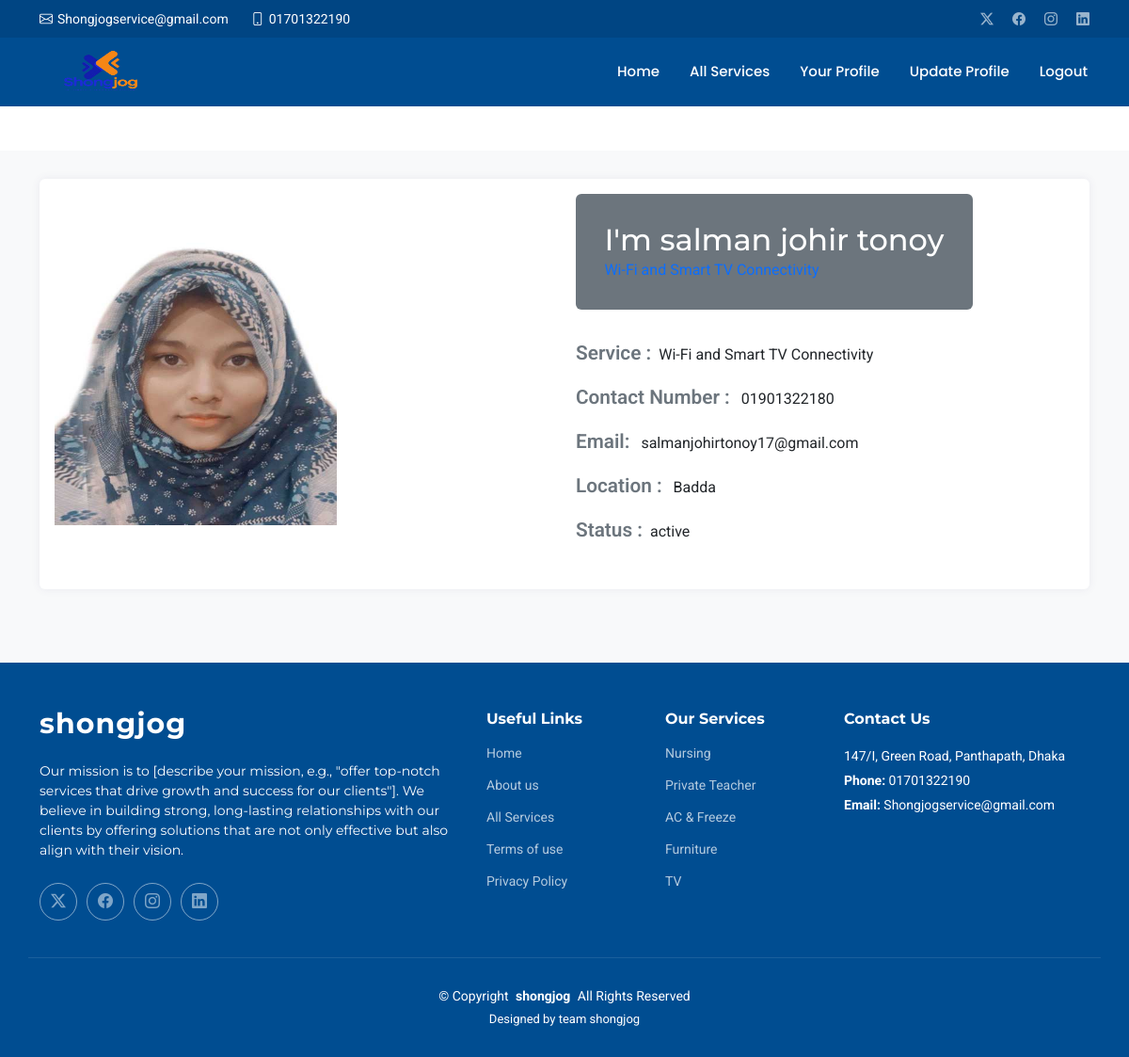
Screenshot of /profile/ (signed in) with the database file from the repository.
### shongjog/models.py (models this page shows, shortened)
class Infomation_Home(models.Model):
    gmail = models.CharField(max_length=255, blank=True, null=True)
    contact_number = models.CharField(max_length=20)
    address = models.CharField(max_length=200)
    open_hour = models.CharField(max_length=100)
    footer_description = models.TextField(blank=True, null=True)
    copyright = models.CharField(max_length=100)
    design = models.CharField(max_length=100)

class Registration(models.Model):
    user = models.OneToOneField(User, on_delete=models.CASCADE , blank=True, null=True)  # Linked with Django's User model
    phone_number = models.CharField(max_length=15)
    status = models.CharField(max_length=8, choices=[('active', 'Active'), ('inactive', 'Inactive')], default='active')
    occupation = models.CharField(max_length=100)
    area = models.CharField(max_length=100 , blank=True, null=True)
    picture = models.ImageField(upload_to='profile_pictures/', blank=True, null=True)

### all_services/models.py (models this page shows, shortened)
class Services(models.Model):
    service_name = models.CharField(max_length=200)
    image_1 = models.ImageField(upload_to="image/", null=True, blank=True)
    image_2 = models.ImageField(upload_to="image/", null=True, blank=True)
    image_3 = models.ImageField(upload_to="image/", null=True, blank=True)

### shongjog/views.py (the view)
# urls.py: path('profile/', views.profile, name='profile'),
def profile(request):
    registration = get_object_or_404(Registration, user=request.user)
    info_home = get_object_or_404(Infomation_Home)
    search_todo = Services.objects.prefetch_related('service_items').all()
    context = {
        'registration': registration,
        'info_home': info_home,
        'search_todo' : search_todo,
    }
    return render(request, 'profile.html', context)

### templates/profile.html (shortened to what this page needs)
{% load static %}
<!DOCTYPE html>
<html lang="en">
  <head>
    <link
      href="/static/assets/vendor/bootstrap/css/bootstrap.min.css"
      rel="stylesheet"
    />
    <link
      href="/static/assets/vendor/bootstrap-icons/bootstrap-icons.css"
      rel="stylesheet"
    />
    <link href="/static/assets/vendor/aos/aos.css" rel="stylesheet" />
    <link
      href="/static/assets/vendor/glightbox/css/glightbox.min.css"
      rel="stylesheet"
    />
    <link
      href="/static/assets/vendor/swiper/swiper-bundle.min.css"
      rel="stylesheet"
    />
    <link href="/static/assets/css/main.css" rel="stylesheet" />
  </head>
  <body class="index-page">
    <header id="header" class="header fixed-top">
      <div class="topbar d-flex align-items-center">
        <div
          class="container d-flex justify-content-center justify-content-md-between"
        >
          <div class="contact-info d-flex align-items-center">
            <i class="bi bi-envelope d-flex align-items-center"
              ><a href="mailto:contact@example.com">{{ info_home.gmail }}</a></i
            >
            <i class="bi bi-phone d-flex align-items-center ms-4"
              ><span>{{ info_home.contact_number }}</span></i
            >
          </div>
          <div class="social-links d-none d-md-flex align-items-center">
            <a href="#" class="twitter"><i class="bi bi-twitter-x"></i></a>
            <a href="#" class="facebook"><i class="bi bi-facebook"></i></a>
            <a href="#" class="instagram"><i class="bi bi-instagram"></i></a>
            <a href="#" class="linkedin"><i class="bi bi-linkedin"></i></a>
          </div>
        </div>
      </div>
      <div class="branding d-flex align-items-cente">
        <div
          class="container position-relative d-flex align-items-center justify-content-between"
        >
          <a href="/" class="logo d-flex align-items-center">
            <h1 class="sitename">
              <img src="/static/assets/img/logo.png" alt="" />
            </h1>
          </a>
          <nav id="navmenu" class="navmenu">
            <ul>
              <li>
                <a href="/">Home<br/></a>
              </li>
              <li><a href="/all_services/">All Services</a></li>
              {% if user.is_authenticated %}
              <li><a href="{% url 'profile' %}">Your Profile</a></li>
              {% else %}
              <li><a href="{% url 'login' %}">Log In</a></li>
              {% endif %}
              <li><a href="{% url 'update_profile' %}">Update Profile</a></li>
              <li><a href="{% url 'logout' %}?next=/" >Logout</a></li>
            </ul>
          </nav>
        </div>
      </div>
    </header>
    <main class="main" style="margin-top:20vh;">
        <section class="bg-light">
            <div class="container">
                <div class="row">
                    <div class="col-lg-12 mb-4 mb-sm-5">
                        <div class="card card-style1 border-0">
                            <div class="card-body p-1-9 p-sm-2-3 p-md-6 p-lg-7">
                                <div class="row align-items-center">
                                    <div class="col-lg-6 mb-4 mb-lg-0">
                                        {% if  registration.picture  %}
                                        <img style = "width: 300px;height : 300px;" src="{{ registration.picture.url }}" alt="...">
                                        {% else %}
                                        <img style = "width: 300px;height : 300px;" src="https://static.vecteezy.com/system/resources/thumbnails/027/951/137/small_2x/stylish-spectacles-guy-3d-avatar-character-illustrations-png.png" alt="...">
                                        {% endif %}
                                    </div>
                                    <div class="col-lg-6 px-xl-10">
                                        <div class="bg-secondary d-lg-inline-block py-1-9 px-1-9 px-sm-6 mb-1-9 rounded">
                                            <h3 class="h2 text-white mb-0">I'm {{ registration.user.first_name }} {{ registration.user.last_name }}</h3>
                                            <span class="text-primary">{{ registration.occupation}}</span>
                                        </div>
                                        <ul class="list-unstyled mb-1-9">
                                            <li class="mb-2 mb-xl-3 display-28"><span class="display-26 text-secondary me-2 font-weight-600">Service :</span>{{ registration.occupation}} </li>
                                            <li class="mb-2 mb-xl-3 display-28"><span class="display-26 text-secondary me-2 font-weight-600">Contact Number :</span> {{ registration.phone_number }}</li>
                                            <li class="mb-2 mb-xl-3 display-28"><span class="display-26 text-secondary me-2 font-weight-600">Email:</span> {{ registration.user.email }}</li>
                                            <li class="mb-2 mb-xl-3 display-28"><span class="display-26 text-secondary me-2 font-weight-600">Location :</span> {{ registration.area }}</li>
                                            <li class="display-28"><span class="display-26 text-secondary me-2 font-weight-600">Status :</span>{{ registration.status }}</li>
                                        </ul>
                                    </div>
                                </div>
                            </div>
                        </div>
                    </div>
                </div>
            </div>
        </section>
    </main>
    <footer id="footer" class="footer accent-background">
      <div class="container footer-top">
        <div class="row gy-4">
          <div class="col-lg-5 col-md-12 footer-about">
            <a href="/" class="logo d-flex align-items-center">
              <span class="sitename">shongjog</span>
            </a>
            <p>
              {{ info_home.footer_description }}
            </p>
            <div class="social-links d-flex mt-4">
              <a href=""><i class="bi bi-twitter-x"></i></a>
              <a href=""><i class="bi bi-facebook"></i></a>
              <a href=""><i class="bi bi-instagram"></i></a>
              <a href=""><i class="bi bi-linkedin"></i></a>
            </div>
          </div>
          <div class="col-lg-2 col-6 footer-links">
            <h4>Useful Links</h4>
            <ul>
              <li><a href="/">Home</a></li>
              <li><a href="#about">About us</a></li>
              <li><a href="#all_services">All Services</a></li>
              <li><a href="/">Terms of use</a></li>
              <li><a href="/">Privacy Policy</a></li>
            </ul>
          </div>
          <div class="col-lg-2 col-6 footer-links">
            <h4>Our Services</h4>
            {% for item in search_todo|slice:":5" %}
            <ul>
              <li style = "padding-bottom: 20px;"><a href="/all_services/?text={{ item.service_name }}#{{ item.service_name }}/">{{ item.service_name }}</a></li>
            </ul>
            {% endfor %}
          </div>
          <div
            class="col-lg-3 col-md-12 footer-contact text-center text-md-start"
          >
            <h4>Contact Us</h4>
            <p>{{ info_home.address }}</p>
            <p class="mt-1">
              <strong>Phone:</strong> <span>{{ info_home.contact_number }}</span>
            </p>
            <p><strong>Email:</strong> <span>{{ info_home.gmail }}</span></p>
          </div>
        </div>
      </div>
      <div class="container copyright text-center mt-4">
        <p>
          © <span>Copyright</span>
          <strong class="px-1 sitename">{{ info_home.copyright }}</strong>
          <span>All Rights Reserved</span>
        </p>
        <div class="credits">Designed by <a href="">{{ info_home.design }}</a></div>
      </div>
    </footer>
  </body>
</html>

### templates/profile.html (style rules this page uses)
.card-style1 { box-shadow: 0px 0px 10px 0px rgb(89 75 128 / 9%); }
.border-0 { border: 0!important; }
.card { position: relative; display: flex; flex-direction: column; min-width: 0; word-wrap: break-word; background-color: #fff; background-clip: border-box; border: 1px solid rgba(0,0,0,.125); border-radius: 0.25rem; }
section { padding: 120px 0; overflow: hidden; background: #fff; }
.text-primary { color: #ceaa4d !important; }
.text-secondary { color: #15395A !important; }
.font-weight-600 { font-weight: 600; }
.display-26 { font-size: 1.3rem; }
@media screen and (min-width: 992px) { .p-lg-7 { padding: 4rem; } }
@media screen and (min-width: 768px) { .p-md-6 { padding: 3.5rem; } }
@media screen and (min-width: 576px) { .p-sm-2-3 { padding: 2.3rem; } }
.p-1-9 { padding: 1.9rem; }
.bg-secondary { background: #15395A !important; }
@media screen and (min-width: 576px) { .pe-sm-6, .px-sm-6 { padding-right: 3.5rem; } }
@media screen and (min-width: 576px) { .ps-sm-6, .px-sm-6 { padding-left: 3.5rem; } }
.pe-1-9, .px-1-9 { padding-right: 1.9rem; }
.ps-1-9, .px-1-9 { padding-left: 1.9rem; }
.pb-1-9, .py-1-9 { padding-bottom: 1.9rem; }
.pt-1-9, .py-1-9 { padding-top: 1.9rem; }
.mb-1-9, .my-1-9 { margin-bottom: 1.9rem; }
@media (min-width: 992px) { .d-lg-inline-block { display: inline-block!important; } }
.rounded { border-radius: 0.25rem!important; }

### rows the page displays
Infomation_Home: gmail "Shongjogservice@gmail.com", contact_number "01701322190", footer_description "Our mission is to [describe your mission, e.g., \"offer top-notch services that drive growth and success for our clients\"]. We believe in building strong, long-lasting relationships with our clients by offering solutions that are not only effective but also align with their vision.", address "147/I, Green Road, Panthapath, Dhaka", copyright "shongjog", design "team shongjog"
Registration: picture (picture), user.first_name "salman johir", user.last_name "tonoy", occupation "Wi-Fi and Smart TV Connectivity", phone_number "01901322180", user.email "salmanjohirtonoy17@gmail.com", area "Badda", status "active"
Services: service_name "Nursing"
Services: service_name "Private Teacher"
Services: service_name "AC & Freeze"
Services: service_name "Furniture"
Services: service_name "TV"
